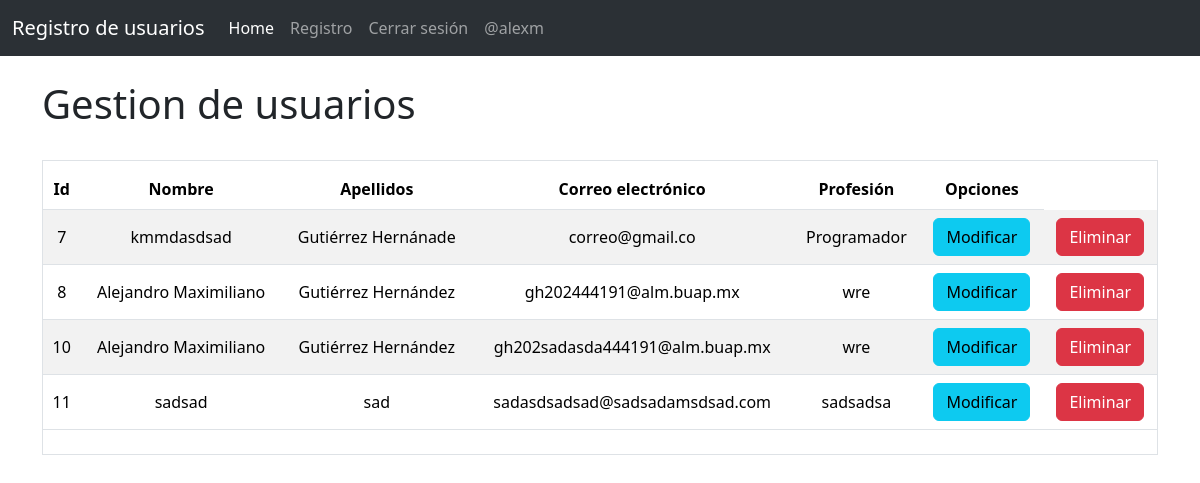
The app's page / (signed in), older data.
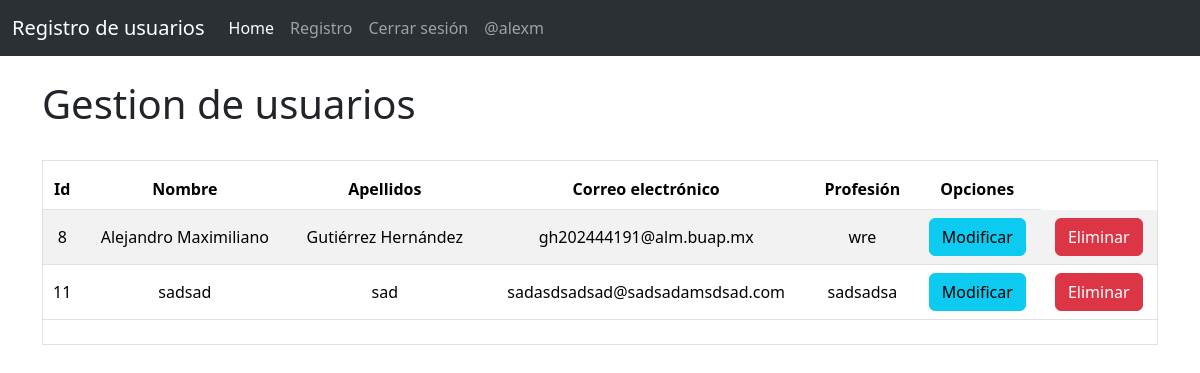
The same page, newer data.
### app/models.py (models this page shows, shortened)
class Usuarios(models.Model):
    codigo=models.AutoField(primary_key=True)
    nombres=models.CharField(max_length=80)
    apellidos=models.CharField(max_length=80)
    profesion=models.CharField(max_length=80)
    correoElectronico=models.EmailField(unique=True, null=True)

### app/views.py (the view)
# urls.py: path('', views.home, name="home"),
@login_required
def home(request):
    usuarios = Usuarios.objects.all()
    return render(request, "gestionUsuarios.html", {"usuarios": usuarios})

### app/templates/gestionUsuarios.html (shortened to what this page needs)
{% extends "./navbar.html" %}
{% block body %}
<h1>Gestion de usuarios</h1>
<div>
<div class="row">
    <div class="col-sm-6 col-md-10 col-lg-8 col-xl-12 py-4">
        <div class="table-responsive  py-2 border">
            <table class="table table-striped">
                <thead>
                    <tr>
                        <th>Id</th>
                        <th>Nombre</th>
                        <th>Apellidos</th>
                        <th>Correo electrónico</th>
                        <th>Profesión</th>
                        <th>Opciones</th>
                    </tr>
                </thead>
                <tbody>
                    {% for user in usuarios %}
                    <tr>
                        <td>{{user.codigo}}</td>
                        <td>{{user.nombres}}</td>
                        <td>{{user.apellidos}}</td>
                        <td>{{user.correoElectronico}}</td>
                        <td>{{user.profesion}}</td>
                        <td>
                            <a href="{% url 'editar_usuario' user.codigo %}" class="btn btn-info">Modificar</a>
                        </td>
                        <td>
                            <a href="{% url 'eliminar_usuario' user.codigo %}" class="btn btn-danger btnEliminar">Eliminar</a>
                        </td>
                    </tr>
                    {% endfor %}
                </tbody>
            </table>
        </div>
    </div>
</div>
{% endblock %}

### app/templates/navbar.html (shortened to what this page needs)
<!DOCTYPE html>
<html lang="en">
<head>
    {% load static %}
    <link href="https://cdn.jsdelivr.net/npm/bootstrap@5.3.8/dist/css/bootstrap.min.css" rel="stylesheet">
    <link rel="stylesheet" href="{% static 'css/gestion.css' %}">
</head>
<body>
    <nav class="navbar navbar-expand-lg bg-body-tertiary" data-bs-theme="dark">
        <div class="container-fluid">
            <a class="navbar-brand">Registro de usuarios</a>
            <div class="collapse navbar-collapse" id="navbarSupportedContent">
            <ul class="navbar-nav me-auto mb-2 mb-lg-0">
                <li class="nav-item">
                <a class="nav-link active" aria-current="page" href="{% url 'home' %}">Home</a>
                </li>
                <li class="nav-item">
                <a class="nav-link" href="{% url 'registrar_usuario' %}">Registro</a>
                </li>
                {% if user.is_authenticated %}
                <li class="nav-item">
                    <form action="{% url 'logout' %}" method="post">
                        <button type="submit" class="nav-link btn btn-link" style="border: none; background: none;">
                            Cerrar sesión
                        </button>
                    </form>
                </li>
                <li class="nav-item">
                    <a class="nav-link">@{{user.username}}</a>
                </li>
                {% else %}
                <li class="nav-item">
                    <a class="nav-link" href="{% url 'login' %}">Iniciar sesión</a>
                </li>
                {% endif %}
            </ul>
            </div>
        </div>
    </nav>
    <div class="container py-4">
        {% block body %}
        {% endblock %}
    </div>
</body>
</html>

### app/static/css/gestion.css (style rules this page uses)
th, td { text-align: center; vertical-align: middle; }

Row changes from the older to the newer data that the page shows:
removed Usuarios: codigo "7", nombres "kmmdasdsad", apellidos "Gutiérrez Hernánade", correoElectronico "correo@gmail.co", profesion "Programador"
removed Usuarios: codigo "10", nombres "Alejandro Maximiliano", apellidos "Gutiérrez Hernández", correoElectronico "gh202sadasda444191@alm.buap.mx", profesion "wre"
